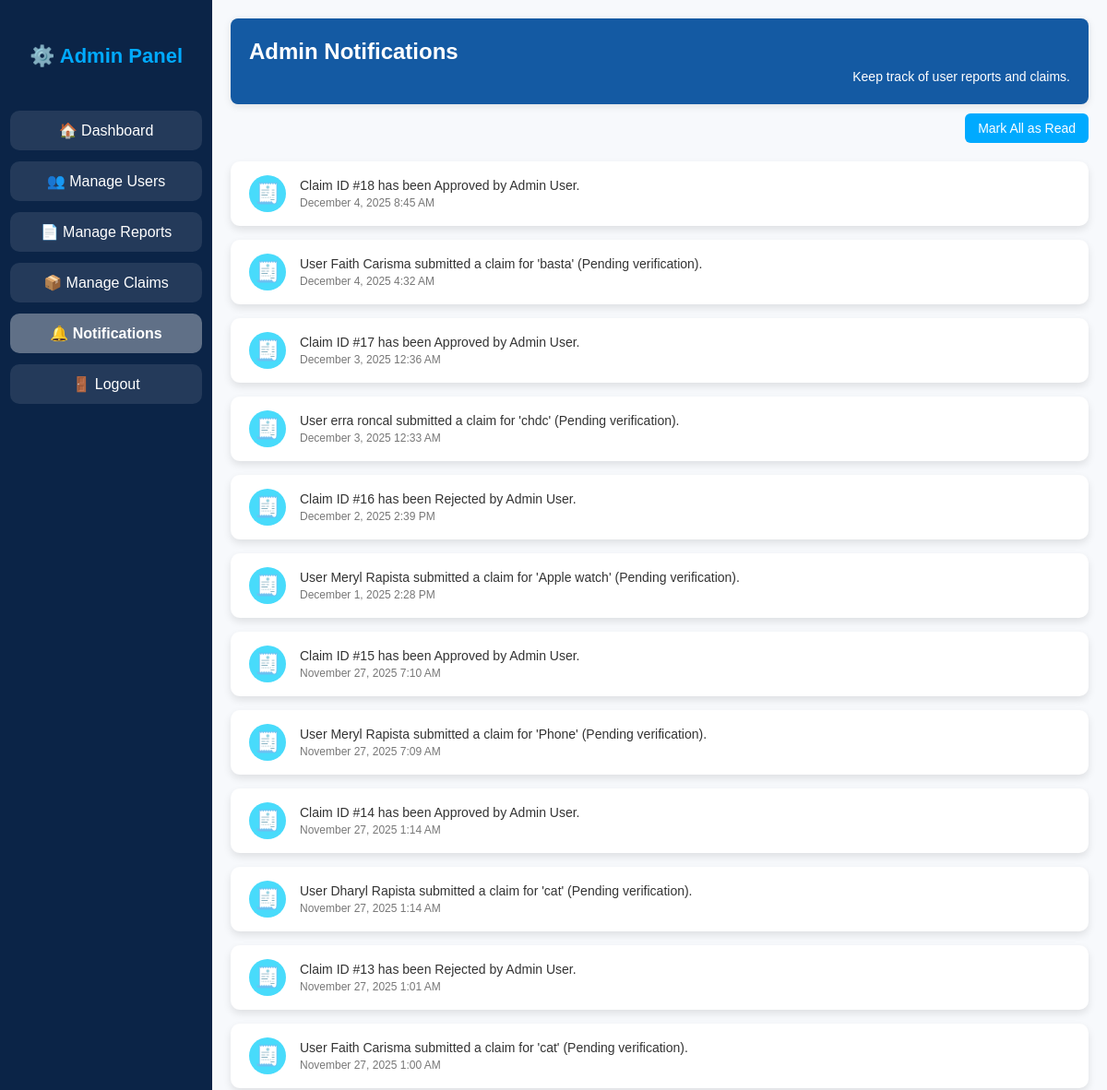
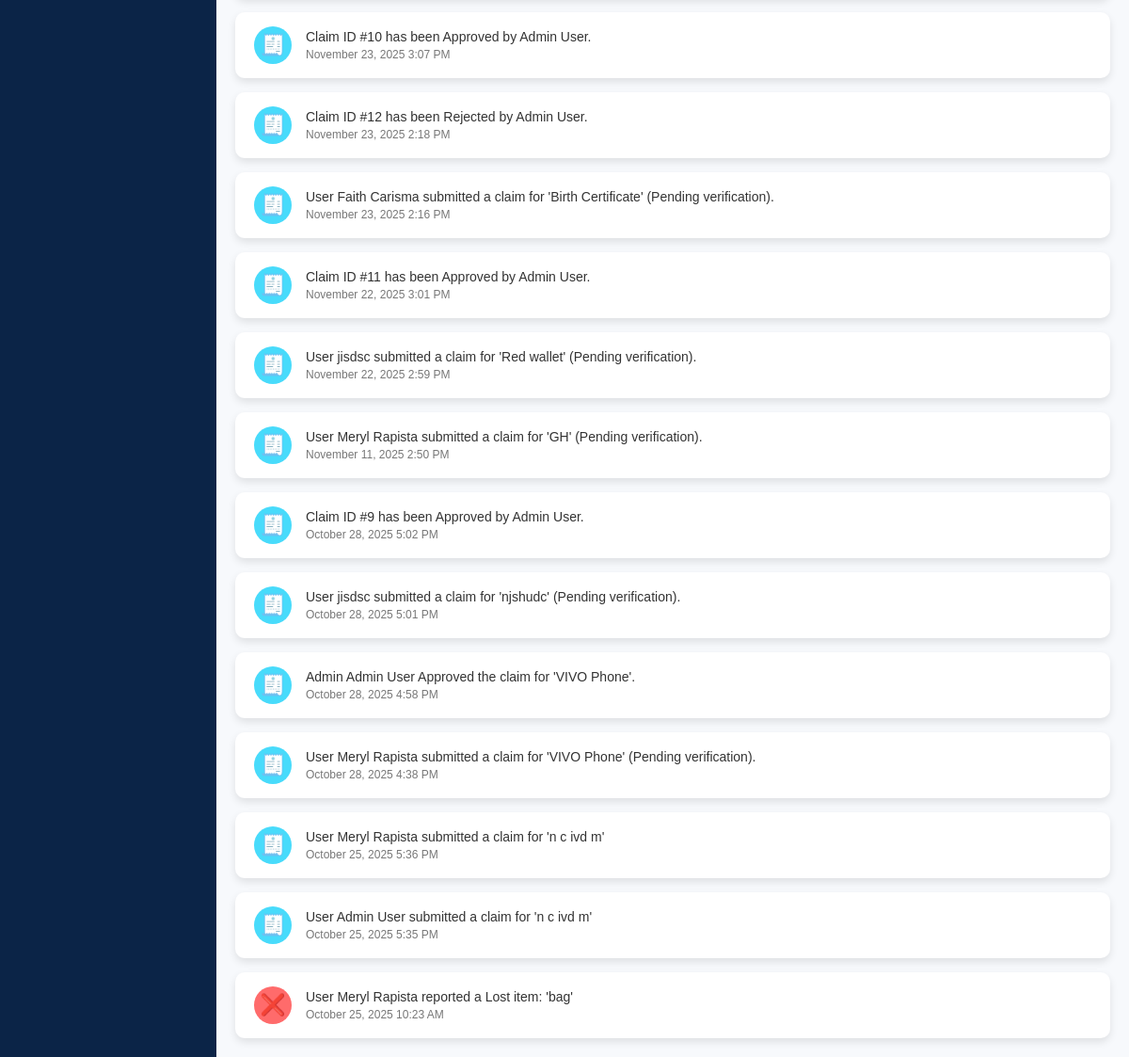
Screenshot of /php/admin_notifications.php with the database file from the repository (2 pictures, top to bottom).
### tables this page shows
CREATE TABLE `admin_notifications` (
  `id` int(11) NOT NULL,
  `message` text NOT NULL,
  `is_read` tinyint(1) DEFAULT 0,
  `created_at` timestamp NOT NULL DEFAULT current_timestamp()
);

### php/admin_notifications.php (the view, shortened to what this page needs)
<?php
require_once "conn.php";
$current_page = basename($_SERVER['PHP_SELF']);
$stmt = $pdo->query("SELECT * FROM admin_notifications ORDER BY created_at DESC");
$notifications = $stmt->fetchAll(PDO::FETCH_ASSOC);
?>
<!DOCTYPE html>
<html lang="en">
<head>
</head>
<body>
<div class="sidebar">
    <h2>⚙️ Admin Panel</h2>
    <a href="admin_dashboard.php" class="<?= $current_page=='admin_dashboard.php'?'active':'' ?>">🏠 Dashboard</a>
    <a href="manage_users.php">👥 Manage Users</a>
    <a href="manage_reports.php">📄 Manage Reports</a>
    <a href="manage_claims.php">📦 Manage Claims</a>
    <a href="admin_notifications.php" class="active">🔔 Notifications</a>
    <a href="../html/index.html">🚪 Logout</a>
</div>
<div class="main-content">
    <header>
        <h1> Admin Notifications</h1>
        <p>Keep track of user reports and claims.</p>
    </header>
    <div class="mark-read-container">
        <form method="POST">
            <button type="submit">Mark All as Read</button>
        </form>
    </div>
    <div class="notification-container">
        <?php if(empty($notifications)): ?>
            <p style="text-align:center; color:#888;">No new notifications.</p>
        <?php else: ?>
            <?php foreach($notifications as $notif):
                $msg = $notif['message'];
                $iconClass = 'general';
                $iconEmoji = '📢';
                if(stripos($msg,'LOST')!==false){ $iconClass='lost'; $iconEmoji='❌'; }
                elseif(stripos($msg,'FOUND')!==false){ $iconClass='found'; $iconEmoji='📦'; }
                elseif(stripos($msg,'claim')!==false){ $iconClass='claim'; $iconEmoji='🧾'; }
            ?>
            <div class="notification">
                <div class="icon <?= $iconClass ?>"><?= $iconEmoji ?></div>
                <div>
                    <div class="message"><?= htmlspecialchars($msg) ?></div>
                    <div class="date"><?= date("F j, Y g:i A", strtotime($notif['created_at'])) ?></div>
                </div>
            </div>
            <?php endforeach; ?>
        <?php endif; ?>
    </div>
</div>
</body>
</html>

### php/admin_notifications.php (style rules this page uses)
body { font-family: 'Poppins', sans-serif; margin:0; background:#f7f9fc; display:flex; min-height:100vh; }
.sidebar { width:230px; background:#0b2447; color:white; display:flex; flex-direction:column; align-items:center; padding:30px 0; position:fixed; height:100%; }
.sidebar h2 { margin-bottom:40px; font-size:22px; color:#00aaff; }
.sidebar a { text-decoration:none; color:white; width:80%; background:rgba(255,255,255,0.1); margin:6px 0; padding:12px; border-radius:10px; text-align:center; transition:background 0.3s; font-weight:500; }
.sidebar a.active { background:rgba(255,255,255,0.35); font-weight:bold; }
.main-content { flex:1; margin-left:230px; padding:20px; overflow:auto; }
header { background:#145aa3; color:white; padding:22px 20px; border-radius:8px; box-shadow:0 2px 8px rgba(0,0,0,0.1); margin-bottom:10px; }
header h1 { margin:0; font-size:24px; }
header p { margin:5px 0 0 0; font-size:14px; text-align:right; }
.mark-read-container { margin-bottom:20px; text-align:right; }
.mark-read-container form button { padding:8px 14px; font-size:14px; border:none; border-radius:6px; background:#00aaff; color:white; cursor:pointer; transition:0.3s; }
.notification-container { display:flex; flex-direction:column; gap:15px; }
.notification { background:white; border-radius:10px; box-shadow:0 4px 8px rgba(0,0,0,0.1); padding:15px 20px; display:flex; align-items:center; transition:transform 0.2s; }
.icon { font-size:22px; width:40px; height:40px; display:flex; align-items:center; justify-content:center; border-radius:50%; color:white; margin-right:15px; }
.icon.lost { background:#ff6b6b; }
.icon.claim { background:#48dbfb; }
.message { flex:1; font-size:14px; color:#333; font-weight:500; }
.date { font-size:12px; color:#777; margin-top:4px; }

### rows the page displays
admin_notifications: message "🧾", message "Claim ID #18 has been Approved by Admin User.", created_at "December 4, 2025 8:45 AM"
admin_notifications: message "🧾", message "User Faith Carisma submitted a claim for 'basta' (Pending verification).", created_at "December 4, 2025 4:32 AM"
admin_notifications: message "🧾", message "Claim ID #17 has been Approved by Admin User.", created_at "December 3, 2025 12:36 AM"
admin_notifications: message "🧾", message "User erra roncal submitted a claim for 'chdc' (Pending verification).", created_at "December 3, 2025 12:33 AM"
admin_notifications: message "🧾", message "Claim ID #16 has been Rejected by Admin User.", created_at "December 2, 2025 2:39 PM"
admin_notifications: message "🧾", message "User Meryl Rapista submitted a claim for 'Apple watch' (Pending verification).", created_at "December 1, 2025 2:28 PM"
admin_notifications: message "🧾", message "Claim ID #15 has been Approved by Admin User.", created_at "November 27, 2025 7:10 AM"
admin_notifications: message "🧾", message "User Meryl Rapista submitted a claim for 'Phone' (Pending verification).", created_at "November 27, 2025 7:09 AM"
admin_notifications: message "🧾", message "Claim ID #14 has been Approved by Admin User.", created_at "November 27, 2025 1:14 AM"
admin_notifications: message "🧾", message "User Dharyl Rapista submitted a claim for 'cat' (Pending verification).", created_at "November 27, 2025 1:14 AM"
admin_notifications: message "🧾", message "Claim ID #13 has been Rejected by Admin User.", created_at "November 27, 2025 1:01 AM"
admin_notifications: message "🧾", message "User Faith Carisma submitted a claim for 'cat' (Pending verification).", created_at "November 27, 2025 1:00 AM"
admin_notifications: message "🧾", message "Claim ID #10 has been Approved by Admin User.", created_at "November 23, 2025 3:07 PM"
admin_notifications: message "🧾", message "Claim ID #12 has been Rejected by Admin User.", created_at "November 23, 2025 2:18 PM"
admin_notifications: message "🧾", message "User Faith Carisma submitted a claim for 'Birth Certificate' (Pending verification).", created_at "November 23, 2025 2:16 PM"
admin_notifications: message "🧾", message "Claim ID #11 has been Approved by Admin User.", created_at "November 22, 2025 3:01 PM"
admin_notifications: message "🧾", message "User jisdsc submitted a claim for 'Red wallet' (Pending verification).", created_at "November 22, 2025 2:59 PM"
admin_notifications: message "🧾", message "User Meryl Rapista submitted a claim for 'GH' (Pending verification).", created_at "November 11, 2025 2:50 PM"
admin_notifications: message "🧾", message "Claim ID #9 has been Approved by Admin User.", created_at "October 28, 2025 5:02 PM"
admin_notifications: message "🧾", message "User jisdsc submitted a claim for 'njshudc' (Pending verification).", created_at "October 28, 2025 5:01 PM"
admin_notifications: message "🧾", message "Admin Admin User Approved the claim for 'VIVO Phone'.", created_at "October 28, 2025 4:58 PM"
admin_notifications: message "🧾", message "User Meryl Rapista submitted a claim for 'VIVO Phone' (Pending verification).", created_at "October 28, 2025 4:38 PM"
admin_notifications: message "🧾", message "User Meryl Rapista submitted a claim for 'n c ivd m'", created_at "October 25, 2025 5:36 PM"
admin_notifications: message "🧾", message "User Admin User submitted a claim for 'n c ivd m'", created_at "October 25, 2025 5:35 PM"
admin_notifications: message "❌", message "User Meryl Rapista reported a Lost item: 'bag'", created_at "October 25, 2025 10:23 AM"
